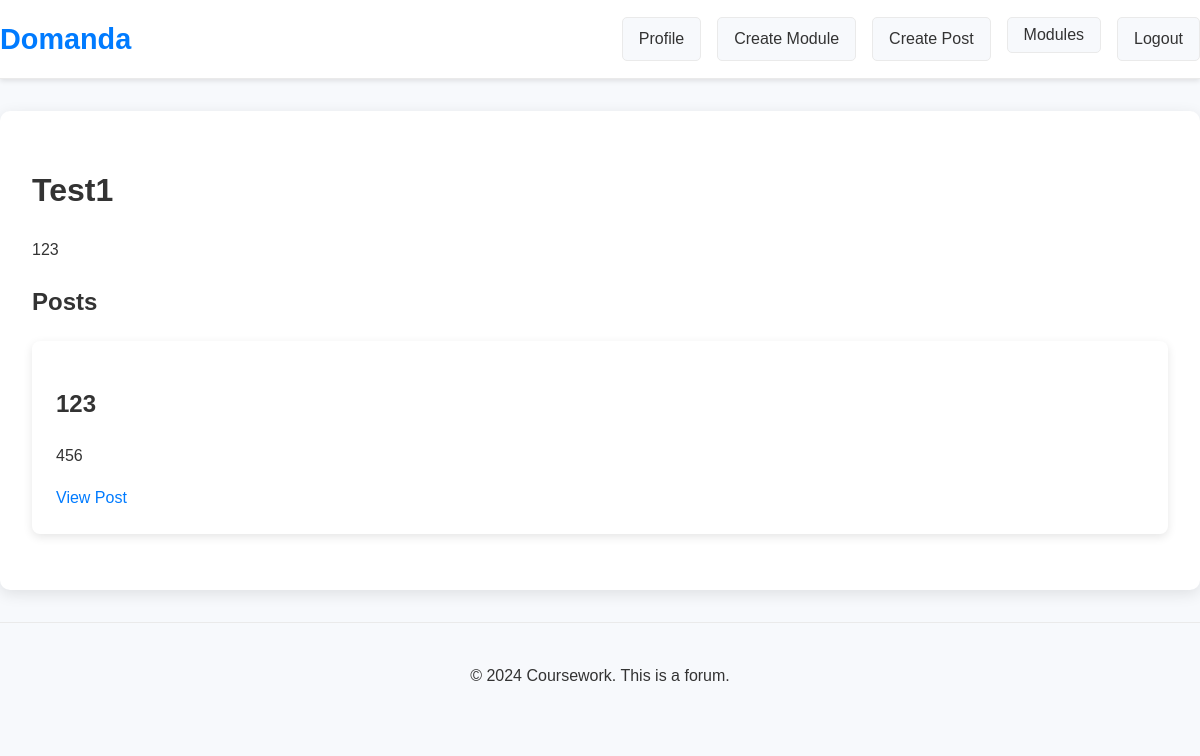
/view_module.php?module_id=12 (signed in), run on the app's committed database.
### tables this page shows
CREATE TABLE `modules` (
  `id` int(11) NOT NULL,
  `user_id` int(11) NOT NULL,
  `name` varchar(255) NOT NULL,
  `description` text DEFAULT NULL,
  `created_at` timestamp NOT NULL DEFAULT current_timestamp()
);

CREATE TABLE `posts` (
  `id` int(11) NOT NULL,
  `user_id` int(11) NOT NULL,
  `title` varchar(255) NOT NULL,
  `content` text NOT NULL,
  `image_path` varchar(255) DEFAULT NULL,
  `created_at` timestamp NOT NULL DEFAULT current_timestamp(),
  `module_id` int(11) DEFAULT NULL
);

### view_module.php (the view, shortened to what this page needs)
<?php
require 'db.php';
$module_id = $_GET['module_id'];
$stmt = $pdo->prepare("SELECT * FROM modules WHERE id = ?");
$stmt->execute([$module_id]);
$module = $stmt->fetch();
$stmt = $pdo->prepare("SELECT * FROM posts WHERE module_id = ? ORDER BY created_at DESC");
$stmt->execute([$module_id]);
$posts = $stmt->fetchAll();
include 'header.php';
?>
<h1><?= htmlspecialchars($module['name']) ?></h1>
<p><?= nl2br(htmlspecialchars($module['description'])) ?></p>
<h2>Posts</h2>
<?php if (empty($posts)): ?>
    <p>No posts in this module yet.</p>
<?php else: ?>
    <?php foreach ($posts as $post): ?>
        <div class="post">
            <h2><?= htmlspecialchars($post['title']) ?></h2>
            <p><?= nl2br(htmlspecialchars($post['content'])) ?></p>
            <a href="view_post.php?post_id=<?= $post['id'] ?>" class="button">View Post</a>
        </div>
    <?php endforeach; ?>
<?php endif; ?>
<?php include 'footer.php'; ?>

### styles.css (style rules this page uses)
body { font-family: 'Arial', sans-serif; margin: 0; padding: 0; background: #f7f9fc; color: #333; line-height: 1.6; transition: background 0.3s ease, color 0.3s ease; }
a { color: #007bff; text-decoration: none; transition: color 0.3s ease; }
.post, .comment { background: #fff; color: #333; border-radius: 8px; box-shadow: 0 3px 10px rgba(0, 0, 0, 0.1); margin-bottom: 1.5rem; padding: 1.5rem; }

### data on the page
modules: name "Test1", description "123"
posts: title "123", content "456"
